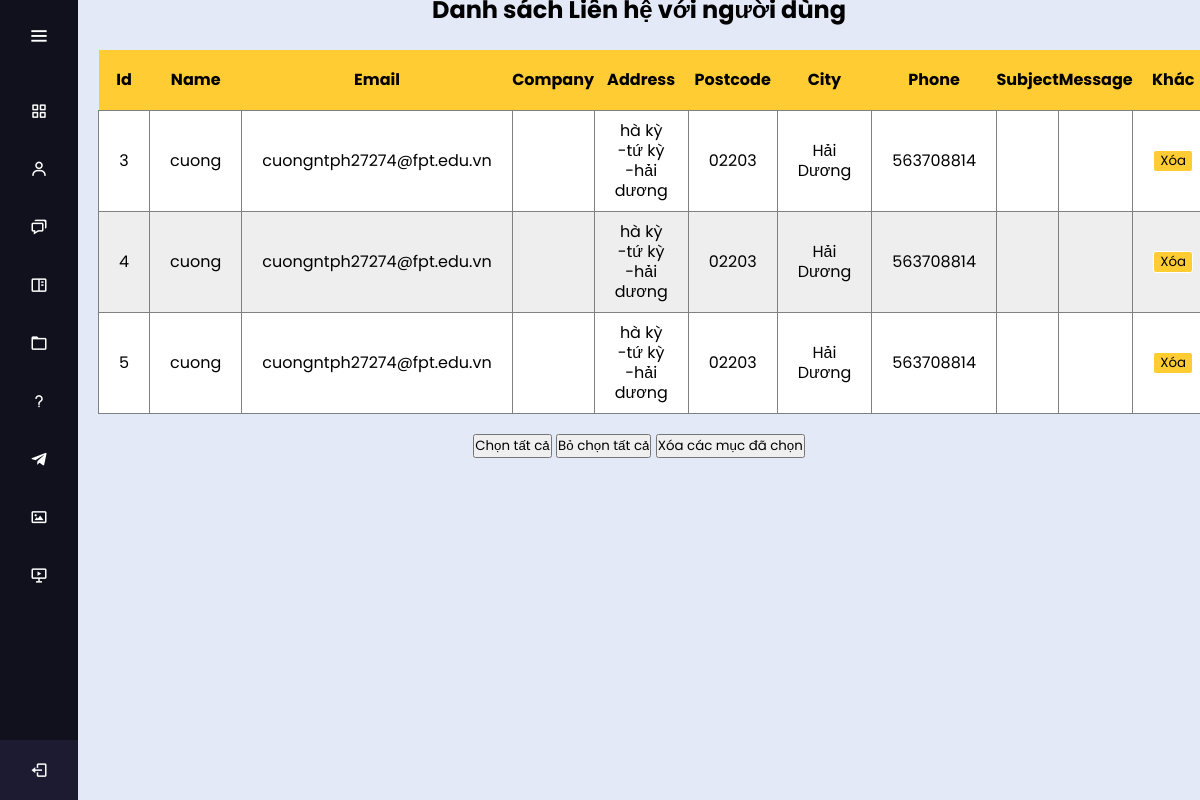
Screenshot of /admin/index.php?act=lienhe with the database file from the repository.
### tables this page shows
CREATE TABLE `lienhe` (
  `id_lienhe` int(11) NOT NULL,
  `surname` varchar(50) NOT NULL,
  `name` varchar(50) NOT NULL,
  `email` varchar(255) NOT NULL,
  `company` varchar(255) NOT NULL,
  `address` varchar(255) NOT NULL,
  `postcode` varchar(255) NOT NULL,
  `city` varchar(255) NOT NULL,
  `phone` int(11) NOT NULL,
  `funcition` varchar(255) NOT NULL,
  `subject` varchar(255) NOT NULL,
  `mesage` varchar(255) NOT NULL
);

### admin/model/pdo.php (called while the page is built, shortened)
<?php
function pdo_get_connection(){
    $dburl="mysql:host=localhost;dbname=duan;charset=utf8";
    $username='root';
    $password='';
    $conn=new PDO($dburl,$username,$password);
    $conn->setAttribute(PDO::ATTR_ERRMODE,PDO::ERRMODE_EXCEPTION);
    return $conn;
}
function pdo_query($sql){
    $sql_args=array_slice(func_get_args(),1);
    try{
        $conn=pdo_get_connection();
        $stmt=$conn->prepare($sql);
        $stmt->execute($sql_args);
        $rows=$stmt->fetchAll();
        return $rows;
    }
    catch(PDOException $e){
        throw $e;
    }
    finally{
        unset($conn);
    }
}
?>

### admin/model/admin.php (called while the page is built, shortened)
<?php
function loadlienhe(){
    $sql = "select *from lienhe";
    $listlienhe = pdo_query($sql);
    return $listlienhe;
}

### admin/lienhe/listlh.php (the view, shortened to what this page needs)
<div class="css_moi">
  <div class="row">
    <div class="row tieude_user">
      <h1>Danh sách Liên hệ với người dùng</h1>
    </div>
    <div class="row">
      <div class="  tablee ">
        <table>
          <tr>
            <th>Id</th>
            <th>Name</th>
            <th>Email</th>
            <th>Company</th>
            <th>Address</th>
            <th>Postcode</th>
            <th>City</th>
            <th>Phone</th>
            <th>Subject</th>
            <th>Message</th>
            <th>Khác</th>
          </tr>
          <?php
          foreach ($load_lienhe as $lienhe) {
            extract($lienhe);
            $xoalh = "index.php?act=xoalienhe&id_lienhe=" . $id_lienhe;
            echo '<tr>
            <td>' .$id_lienhe. '</td>
            <td>' .$name. '</td>
            <td>' . $email . '</td>
            <td>' . $company . '</td>
            <td>' . $address . '</td>
            <td>' . $postcode . '</td>
            <td>' . $city . '</td>
            <td>' . $phone . '</td>
            <td>' . $subject . '</td>
            <td>' . $mesage . '</td>
            <td class="delete"><a href="' . $xoalh . '"><input type="button" value="Xóa" </td></tr>';
          }
          ?>
        </table>
      </div>
      <form action="index.php?act=list_cauhoi" method="POST" >
         <div class="  row">
        <input type="button" value="Chọn tất cả" id="btn1">
        <input type="button" value="Bỏ chọn tất cả" id="btn2">
        <input type="button" value="Xóa các mục đã chọn" name="iddelete">
        </body>
        </html>

### admin/css/style.css (style rules this page uses)
* { margin: 0; padding: 0; box-sizing: border-box; font-family: "Poppins" , sans-serif; }
.css_moi { text-align: center; }
.tieude_user { text-align: center; }
.tablee table { width: 100%; border-collapse: collapse; }
.tablee table th { padding: 20px 0px; background-color: #CCC; }
.tablee table tr { background: #E4E9F7; }
.tablee table td { border: 1px gray solid; padding: 10px 20px; }
.tablee { text-align: center; }

### admin/view/header.php (style rules this page uses)
* { margin: 0; padding: 0; box-sizing: border-box; font-family: "Poppins", sans-serif; }
.css_moi { text-align: center; }
.tieude_user { text-align: center; }
.tablee table { border-collapse: collapse; width: 100%; }
table tr:nth-child(odd) { background-color: #eee; }
table tr:nth-child(even) { background-color: white; }
table tr:nth-child(1) { background-color: skyblue; }
.tablee table th { padding: 20px 0px; background-color: #CCC; }
.tablee table td { border: 1px gray solid; padding: 10px 20px; }
.tablee table th { border: 0.5px gray; background: #E4E9F7; background-color: #FFCC33; }
.tablee { margin: 20px; margin-top: 30px; text-align: center; }
.delete input { width: 40px; border: 1px white solid; background-color: #FFCC33; border-radius: 3px; color: black; }
body { background-color: #E4E9F7; min-height: 100vh; line-height: 20px; font-family: monospace; }

### rows the page displays
lienhe: id_lienhe "3", name "cuong", email "cuongntph27274@fpt.edu.vn", address "hà kỳ -tứ kỳ -hải dương", postcode "02203", city "Hải Dương", phone "563708814"
lienhe: id_lienhe "4", name "cuong", email "cuongntph27274@fpt.edu.vn", address "hà kỳ -tứ kỳ -hải dương", postcode "02203", city "Hải Dương", phone "563708814"
lienhe: id_lienhe "5", name "cuong", email "cuongntph27274@fpt.edu.vn", address "hà kỳ -tứ kỳ -hải dương", postcode "02203", city "Hải Dương", phone "563708814"
